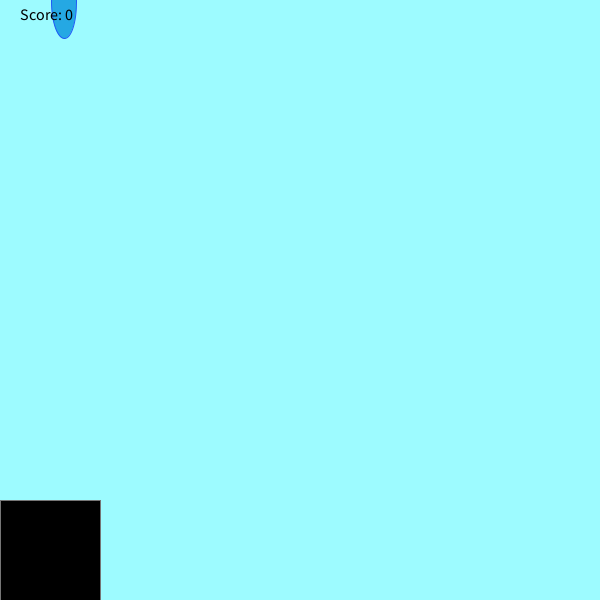
Frame 1 (no input)
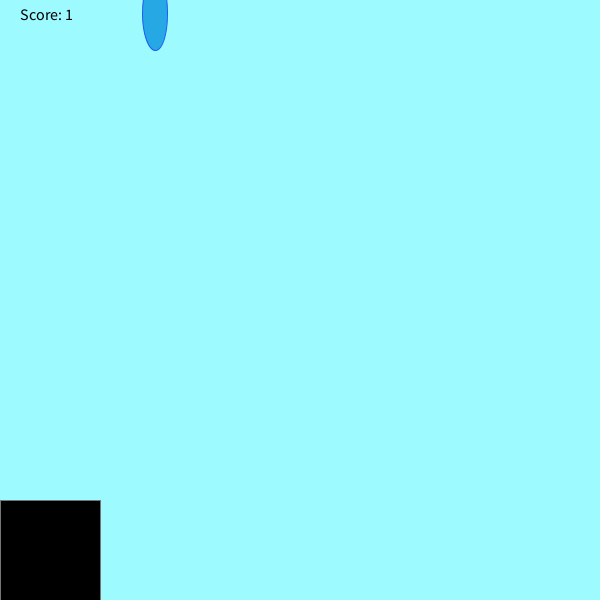
Frame 60 (the mouse pressed at the canvas centre just before this capture)
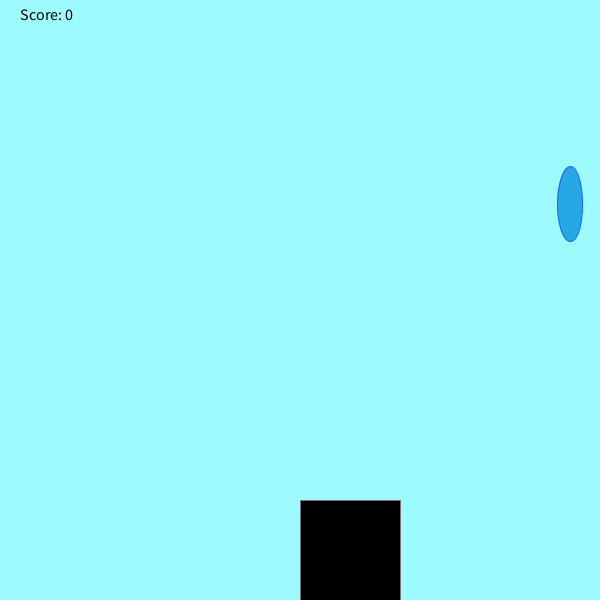
Frame 120 (the mouse held since frame 60 and released just before this capture)

The Processing sketch that drew these frames (run headless with seeded random() and noise(); from frame 60 on, the mouse is pressed at the canvas centre):

// Processing sketch: WIPrain
// ── WIPrain.pde
void setup() {
  size(600, 600);
}
float y = 1;
int score = 0;
int randomNumber = (int) random(width);
void draw() {
    background(#9DFBFF);
    fill(#25A8E3);
    stroke(#1E59F7);
    if(y>700) {
      randomNumber = (int) random(width);
      y = 0.2;
    }
    ellipse(randomNumber, y, 25, 75); 
    fill(0, 0, 0);
    stroke(#767676);
    rect(mouseX, 500, 100, 150);
textSize(16);
text("Score: " + score, 20, 20);
    if(score > 50) {
      fill(0,0,255);
      textSize(100);
      text("YOU WIN!" , 70, 200);
      textSize(20);
      text("Ultimate Wet Catcher!", 200, 270);
      y=y*3;
    }else{
      if(y>500) {
      checkCatch(randomNumber);
    }
          y=y*1.2;
    }
}
void checkCatch(int x){
     if (x > mouseX && x < mouseX+100)
          score++;
     else if (score > 0) 
          score--;
     println("Your score is now: " + score); }
